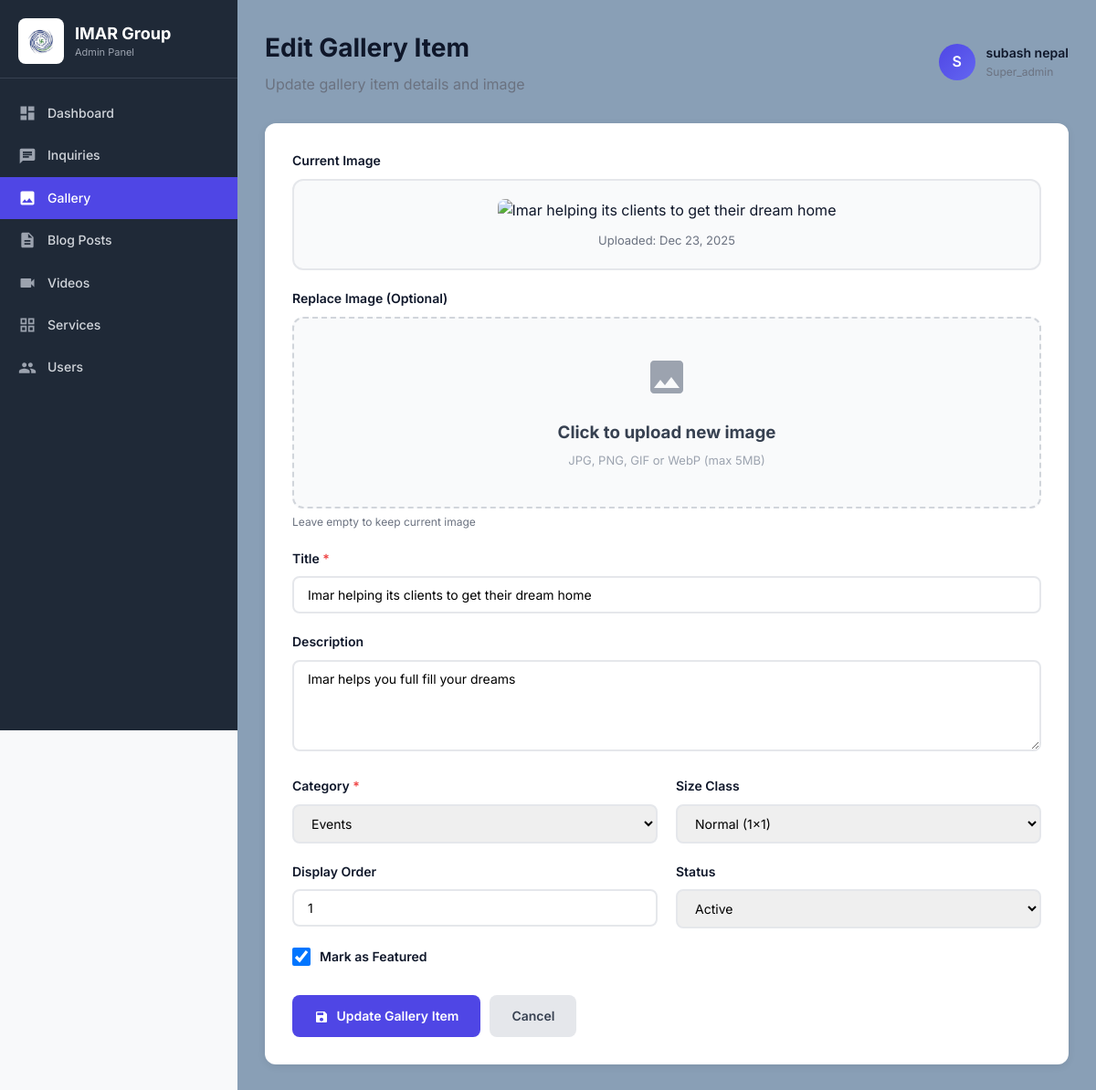
The app's page /admin/GALLERY_CODE/edit-gallery.php?id=2 (signed in) with its own data.
### tables this page shows
CREATE TABLE `gallery` (
  `id` int(11) NOT NULL,
  `title` varchar(200) NOT NULL,
  `description` text DEFAULT NULL,
  `image_path` varchar(255) NOT NULL,
  `thumbnail_path` varchar(255) DEFAULT NULL,
  `category` enum('all','offices','team','events','awards') DEFAULT 'all',
  `size_class` enum('normal','large','tall','wide') DEFAULT 'normal',
  `is_featured` tinyint(1) DEFAULT 0,
  `display_order` int(11) DEFAULT 0,
  `views` int(11) DEFAULT 0,
  `status` enum('active','inactive','pending') NOT NULL DEFAULT 'active',
  `created_by` int(11) DEFAULT NULL,
  `created_at` timestamp NOT NULL DEFAULT current_timestamp(),
  `updated_at` timestamp NOT NULL DEFAULT current_timestamp() ON UPDATE current_timestamp()
);

### admin/includes/avatar-helper.php (called while the page is built, shortened)
<?php
function getAvatarPath($avatar, $currentFilePath = null) {
    $scriptPath = $_SERVER['SCRIPT_FILENAME'];
    $adminPos = strpos($scriptPath, '/admin/');
    if ($adminPos !== false) {
        $afterAdmin = substr($scriptPath, $adminPos + 7);
        $depth = substr_count($afterAdmin, '/') + substr_count($afterAdmin, '\\');
    } else {
        $depth = 0;
    }
    if ($depth === 0) {
        $relativePath = '../uploads/avatars/' . $avatar;
        $filesystemPath = $currentFilePath . '/../uploads/avatars/' . $avatar;
    } else {
        $filesystemPath = $currentFilePath . '/../../uploads/avatars/' . $avatar;
    }
    return null;
}
function getCurrentUserAvatar($conn, $userId) {
    $stmt = $conn->prepare("SELECT name, email, avatar, role FROM admin_users WHERE id = ?");
    $stmt->bind_param("i", $userId);
    $stmt->execute();
    $result = $stmt->get_result();
    if ($row = $result->fetch_assoc()) {
        return $row;
    }
    return null;
}
?>

### admin/GALLERY_CODE/edit-gallery.php (the view, shortened to what this page needs)
<?php
require_once '../../config/config.php';
require_once __DIR__ . '/../includes/avatar-helper.php';
$admin_id = $_SESSION['admin_id'];
$currentUser = getCurrentUserAvatar($conn, $admin_id);
$admin_name = $currentUser['name'] ?? $_SESSION['admin_name'] ?? 'Admin';
$admin_role = $currentUser['role'] ?? $_SESSION['admin_role'] ?? 'editor';
$admin_avatar = $currentUser['avatar'] ?? null;
$admin_initials = strtoupper(substr($admin_name, 0, 1));
$avatarUrl = getAvatarPath($admin_avatar, __DIR__);
$gallery_id = (int)($_GET['id'] ?? 0);
$stmt = $conn->prepare("SELECT * FROM gallery WHERE id = ?");
$stmt->bind_param("i", $gallery_id);
$stmt->execute();
$result = $stmt->get_result();
$gallery_item = $result->fetch_assoc();
?>
<!DOCTYPE html>
<html lang="en">
<head>
    <link rel="stylesheet" href="../../css/styles.css">
<link rel="stylesheet" href="../../css/dashboard.css">
</head>
<body>
    <div class="dashboard">
    <?php include __DIR__ . '/../includes/sidebar.php'; ?>
    <div class="main-content">
        <div class="dashboard-header">
            <div><h1>Edit Gallery Item</h1><p style="color: #6b7280; margin-top: 5px;">Update gallery item details and image</p></div>
            <div class="header-actions">
                <div class="user-info">
<div class="user-avatar">
<?php if ($avatarUrl): ?>
<img src="<?php echo htmlspecialchars($avatarUrl); ?>"
          alt="<?php echo htmlspecialchars($admin_name); ?>"
          onerror="this.outerHTML='<span><?php echo $admin_initials; ?></span>';">
          <?php else: ?>
          <?php echo $admin_initials; ?>
          <?php endif; ?>
</div>
<div>
                        <div style="font-weight: 600; font-size: 14px;"><?php echo htmlspecialchars($admin_name); ?></div>
                        <div style="font-size: 12px; color: #6b7280;"><?php echo ucfirst($admin_role); ?></div>
                    </div>
                </div>
            </div>
        </div>
        <form method="POST" enctype="multipart/form-data" id="galleryForm">
            <div class="form-container">
                <div class="form-group">
                    <label>Current Image</label>
                    <div class="current-image">
                        <img src="/Imar-Group-Website/<?php echo htmlspecialchars($gallery_item['image_path']); ?>" alt="<?php echo htmlspecialchars($gallery_item['title']); ?>" onerror="this.src='../assets/placeholder.jpg'">
                        <p>Uploaded: <?php echo date('M d, Y', strtotime($gallery_item['created_at'])); ?></p>
                    </div>
                </div>
                <div class="form-group">
                    <label>Replace Image (Optional)</label>
                    <div class="image-upload-area" id="uploadArea">
                        <svg width="48" height="48" viewBox="0 0 24 24" fill="#9ca3af"><path d="M21 19V5c0-1.1-.9-2-2-2H5c-1.1 0-2 .9-2 2v14c0 1.1.9 2 2 2h14c1.1 0 2-.9 2-2zM8.5 13.5l2.5 3.01L14.5 12l4.5 6H5l3.5-4.5z"/></svg>
                        <h3 style="margin: 15px 0 5px 0; color: #374151;">Click to upload new image</h3>
                        <p style="color: #9ca3af; font-size: 13px;">JPG, PNG, GIF or WebP (max 5MB)</p>
                    </div>
                    <div class="helper-text">Leave empty to keep current image</div>
                </div>
                <div class="form-group">
                    <label for="title">Title <span class="required">*</span></label>
                    <input type="text" id="title" name="title" value="<?php echo htmlspecialchars($gallery_item['title']); ?>" required>
                </div>
                <div class="form-group">
                    <label for="description">Description</label>
                    <textarea id="description" name="description"><?php echo htmlspecialchars($gallery_item['description']); ?></textarea>
                </div>
                <div class="form-row">
                    <div class="form-group">
                        <label for="category">Category <span class="required">*</span></label>
                        <select id="category" name="category" required>
                            <option value="events" <?php echo $gallery_item['category'] === 'events' ? 'selected' : ''; ?>>Events</option>
                        </select>
                    </div>
                    <div class="form-group">
                        <label for="size_class">Size Class</label>
                        <select id="size_class" name="size_class">
                            <option value="normal" <?php echo $gallery_item['size_class'] === 'normal' ? 'selected' : ''; ?>>Normal (1x1)</option>
                        </select>
                    </div>
                </div>
                <div class="form-row">
                    <div class="form-group">
                        <label for="display_order">Display Order</label>
                        <input type="number" id="display_order" name="display_order" value="<?php echo $gallery_item['display_order']; ?>" min="0">
                    </div>
                    <div class="form-group">
                        <label for="status">Status</label>
                        <select id="status" name="status">
                            <option value="active" <?php echo $gallery_item['status'] === 'active' ? 'selected' : ''; ?>>Active</option>
                        </select>
                    </div>
                </div>
                <div class="form-group">
                    <div class="checkbox-group">
                        <input type="checkbox" id="is_featured" name="is_featured" <?php echo $gallery_item['is_featured'] ? 'checked' : ''; ?>>
                        <label for="is_featured" style="margin: 0;">Mark as Featured</label>
                    </div>
                </div>
                <div class="btn-group">
                    <button type="submit" class="btn btn-primary">
                        <svg width="16" height="16" viewBox="0 0 24 24" fill="currentColor" style="vertical-align: middle; margin-right: 5px;"><path d="M17 3H5c-1.11 0-2 .9-2 2v14c0 1.1.89 2 2 2h14c1.1 0 2-.9 2-2V7l-4-4zm-5 16c-1.66 0-3-1.34-3-3s1.34-3 3-3 3 1.34 3 3-1.34 3-3 3zm3-10H5V5h10v4z"/></svg>
                        Update Gallery Item
                    </button>
                    <a href="gallery.php" class="btn btn-secondary">Cancel</a>
                </div>
            </div>
        </form>
    </div>
</div>
</body>
</html>

### css/styles.css (style rules this page uses)
* { margin: 0; padding: 0; box-sizing: border-box; font-family: 'Inter', -apple-system, BlinkMacSystemFont, 'Segoe UI', sans-serif; }
body { background-color: #f8f9fa; color: #0f172a; line-height: 1.6; }
a { text-decoration: none; color: inherit; }
.dashboard { display: flex; min-height: 100vh; background-color: #f8f9fa; }
.main-content { flex: 1; padding: 30px; background-color: #899fb6; overflow-y: auto; }
.dashboard-header { display: flex; justify-content: space-between; align-items: center; margin-bottom: 30px; flex-wrap: wrap; gap: 15px; }
.dashboard-header h1 { font-size: 28px; font-weight: 700; color: #0f172a; }
.header-actions { display: flex; align-items: center; gap: 20px; }
.user-info { display: flex; align-items: center; gap: 12px; }
.user-avatar { width: 40px; height: 40px; background: linear-gradient(135deg, #4f46e5 0%, #6366f1 100%); color: #ffffff; border-radius: 50%; display: flex; align-items: center; justify-content: center; font-weight: 600; font-size: 16px; }
.btn-group { display: flex; gap: 10px; flex-wrap: wrap; }
.user-avatar { width: 40px; height: 40px; border-radius: 50%; background: linear-gradient(135deg, #4f46e5 0%, #6366f1 100%); color: white; display: flex; align-items: center; justify-content: center; font-weight: 600; font-size: 16px; overflow: hidden; flex-shrink: 0; }

### css/dashboard.css (style rules this page uses)
.btn-group { display: flex; gap: 10px; flex-wrap: wrap; }

### admin/GALLERY_CODE/edit-gallery.php (style rules this page uses)
.form-container { max-width: 1000px; margin: 0 auto; background: white; padding: 30px; border-radius: 12px; box-shadow: 0 2px 8px rgba(0,0,0,0.08); }
.form-group { margin-bottom: 20px; }
.form-group label { display: block; font-weight: 600; margin-bottom: 8px; color: #0f172a; font-size: 14px; }
.form-group input[type="text"], .form-group textarea, .form-group select, .form-group input[type="number"] { width: 100%; padding: 10px 15px; border: 2px solid #e5e7eb; border-radius: 8px; font-size: 14px; transition: all 0.3s; box-sizing: border-box; }
.form-group textarea { resize: vertical; min-height: 100px; }
.current-image { border: 2px solid #e5e7eb; border-radius: 12px; padding: 20px; text-align: center; background: #f9fafb; margin-bottom: 15px; }
.current-image img { max-width: 100%; max-height: 300px; border-radius: 8px; }
.current-image p { margin-top: 10px; color: #6b7280; font-size: 13px; }
.image-upload-area { border: 2px dashed #d1d5db; border-radius: 12px; padding: 40px; text-align: center; background: #f9fafb; cursor: pointer; transition: all 0.3s; }
.checkbox-group { display: flex; align-items: center; gap: 10px; }
.checkbox-group input[type="checkbox"] { width: 20px; height: 20px; cursor: pointer; }
.form-row { display: grid; grid-template-columns: 1fr 1fr; gap: 20px; }
.btn-group { display: flex; gap: 10px; margin-top: 30px; }
.btn { padding: 12px 24px; border-radius: 8px; font-weight: 600; text-decoration: none; border: none; cursor: pointer; transition: all 0.3s; font-size: 14px; }
.btn-primary { background: #4f46e5; color: white; }
.btn-secondary { background: #e5e7eb; color: #374151; }
.required { color: #ef4444; }
.helper-text { font-size: 12px; color: #6b7280; margin-top: 5px; }

### records on screen
gallery: created_at "Dec 23, 2025", title "Imar helping its clients to get their dream home", description "Imar helps you full fill your dreams", category "Events", size_class "Normal (1x1)", display_order "1", status "Active", is_featured "☑"

### other values on screen
$admin_initials "S"
$admin_name "subash nepal"
$admin_role "Super_admin"
